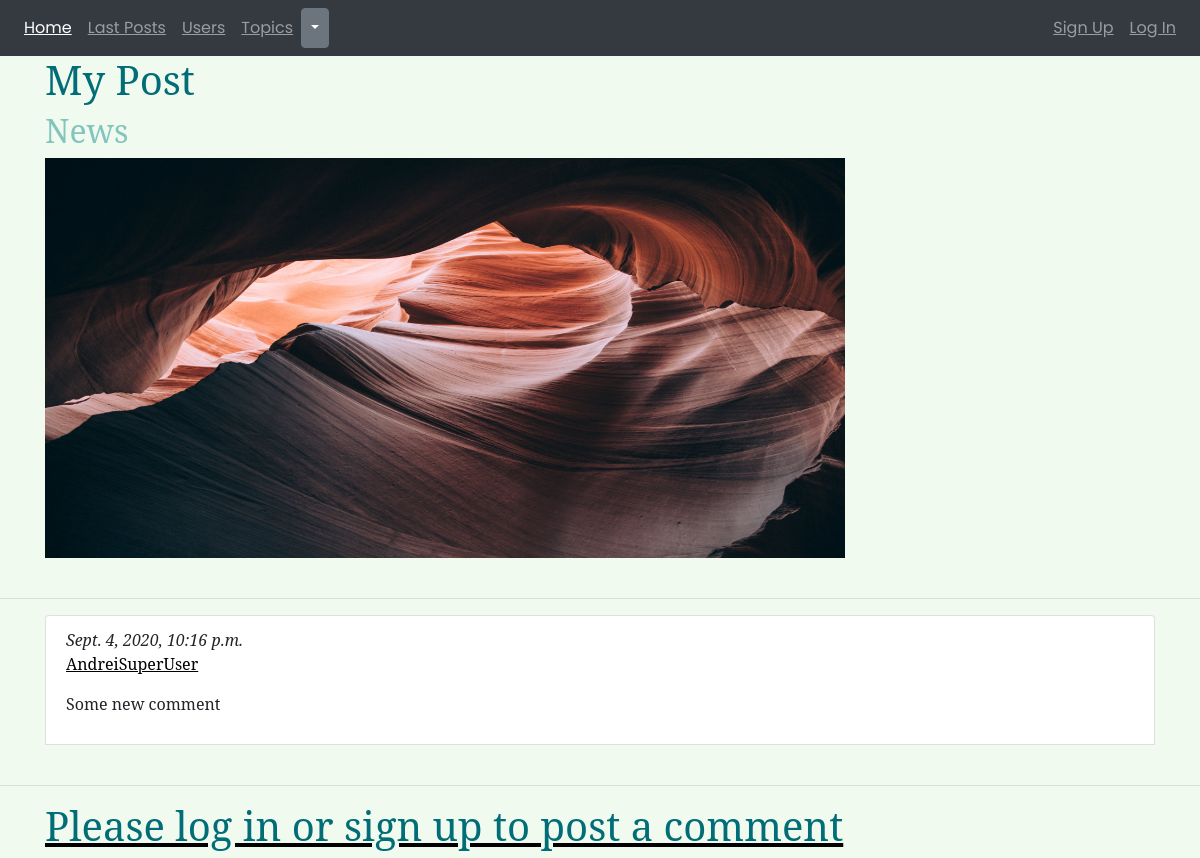
The page /posts/my-post/ on the database its author committed.
### posts/models.py (models this page shows, shortened)
class Post(models.Model):
    topic = models.ForeignKey(Topic, on_delete=models.CASCADE, default = True)
    poster = models.ForeignKey(User, on_delete=models.CASCADE, default = True)
    title = models.CharField(max_length = 256, unique = True)
    slug = models.SlugField(unique=True, editable = False)
    post_text = models.TextField()
    pub_date = models.DateTimeField()
    image = models.ImageField(null = True)
    class Meta:
        ordering =['-pub_date']

class Comment(models.Model):
    post = models.ForeignKey(Post, on_delete=models.CASCADE)
    commenter = models.ForeignKey(User, on_delete=models.CASCADE, default=True)
    text = models.TextField(max_length=1500)
    submited_on = models.DateTimeField(auto_now_add=True)
    active = models.BooleanField(default=False)
    class Meta:
        ordering =['submited_on']

### topics/models.py (models this page shows, shortened)
class Topic(models.Model):
    name = models.CharField(max_length = 128, unique=True)
    slug = models.SlugField(allow_unicode=True, unique=True, editable = False)
    details = models.TextField(max_length = 1024, default=' ')
    added_date = models.DateTimeField()
    image = models.ImageField(null=True)
    def __str__(self):
        return self.name
    class Meta:
        ordering = ['name']

### posts/views.py (the view)
# urls.py: path('<slug:slug>/', views.post_detail, name='detail'),
def post_detail(request, slug):
    post = get_object_or_404(Post, slug=slug)
    comments = post.comment_set.filter(active=True)
    new_comment = None
    if request.method == 'POST':
        form = CommentForm(request.POST)
        if form.is_valid():
            new_comment = form.save(commit=False)
            new_comment.post = post
            new_comment.commenter = request.user
            new_comment.save()
    else:
        form = CommentForm()
    return render(request,'posts/post_detail.html', {'post':post,
                                                    'comments':comments,
                                                    'new_comment':new_comment,
                                                    'form':form})

### blogsite/context_processors.py (called while the page is built)
def display_topics(request):
    topics = Topic.objects.all()
    return {'topics':topics}

### posts/templates/posts/post_detail.html (shortened to what this page needs)
{% extends 'posts/posts_base.html' %}
{% block post_content %}
<div class="container">
  <h1>{{post.title}}</h1>
  <h2>{{post.topic}}</h2>
  {% if post.image %}
  <img src="{{post.image.url}}" alt="My image" width="800px" height="400px">
  {% endif %}
  <br>
  <br>
</div>
<hr>
 <div class="container">
 {% for comment in comments %}
<ol class ="list-group">
   <li class="list-group-item">
    <div class="date"><i>{{ comment.submited_on }}</i></div>
     <a href="{% url 'users:profile' comment.commenter.pk %}">{{comment.commenter}}</a>
    <p>{{ comment.text|linebreaks}}</p>
</li>
<br>
{% empty %}
  <p>No comments yet</p>
{% endfor %}
</ol>
</div>
<hr>
 <div class="container">
{% if user.is_authenticated %}
  <h1>New comment</h1>
  <form class=""  method="post">
    {% csrf_token %}
    {{form.as_p}}
    <input class="btn btn-primary" type="submit" value="Submit">
  </form>
{% else %}
  <a href="{% url 'users:login' %}"><h1>
    Please log in or sign up to post a comment</h1></a>
{% endif %}
</div>
{% endblock %}

### static/css/master.css (style rules this page uses)
h1 { color:#006d77; }
h2 { color:#83c5be; }
a { color:black; text-decoration: underline; }
body { font-family: 'Noto Serif', serif; background-color: #f1faee; }

### rows shown on the page
Post: title "My Post", topic "News", image (picture)
Comment: submited_on "Sept. 4, 2020, 10:16 p.m.", commenter "AndreiSuperUser", text "Some new comment"
